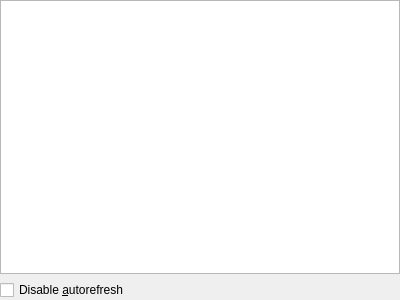
<?xml version="1.0" encoding="UTF-8"?>
<ui version="4.0">
 <class>DEBUGLOGVIEWERWIDGETUI_C</class>
 <widget class="QWidget" name="DEBUGLOGVIEWERWIDGETUI_C">
  <property name="geometry">
   <rect>
    <x>0</x>
    <y>0</y>
    <width>400</width>
    <height>300</height>
   </rect>
  </property>
  <property name="windowTitle">
   <string>Form</string>
  </property>
  <layout class="QVBoxLayout" name="verticalLayout">
   <property name="margin">
    <number>0</number>
   </property>
   <item>
    <widget class="QPlainTextEdit" name="m_pTextEdit">
     <property name="lineWrapMode">
      <enum>QPlainTextEdit::NoWrap</enum>
     </property>
     <property name="readOnly">
      <bool>true</bool>
     </property>
     <property name="textInteractionFlags">
      <set>Qt::NoTextInteraction</set>
     </property>
    </widget>
   </item>
   <item>
    <layout class="QHBoxLayout" name="HLayout">
     <item>
      <widget class="QCheckBox" name="m_pDisableAutoRefreshCheckBox">
       <property name="text">
        <string>Disable &amp;autorefresh</string>
       </property>
      </widget>
     </item>
     <item>
      <widget class="QDialogButtonBox" name="m_pButtonBox">
       <property name="standardButtons">
        <set>QDialogButtonBox::NoButton</set>
       </property>
      </widget>
     </item>
    </layout>
   </item>
  </layout>
 </widget>
 <resources/>
 <connections>
  <connection>
   <sender>m_pButtonBox</sender>
   <signal>clicked(QAbstractButton*)</signal>
   <receiver>DEBUGLOGVIEWERWIDGETUI_C</receiver>
   <slot>ButtonBoxButtonClickedSlot(QAbstractButton*)</slot>
   <hints>
    <hint type="sourcelabel">
     <x>229</x>
     <y>273</y>
    </hint>
    <hint type="destinationlabel">
     <x>519</x>
     <y>162</y>
    </hint>
   </hints>
  </connection>
 </connections>
 <slots>
  <slot>ButtonBoxButtonClickedSlot(QAbstractButton*)</slot>
 </slots>
</ui>
